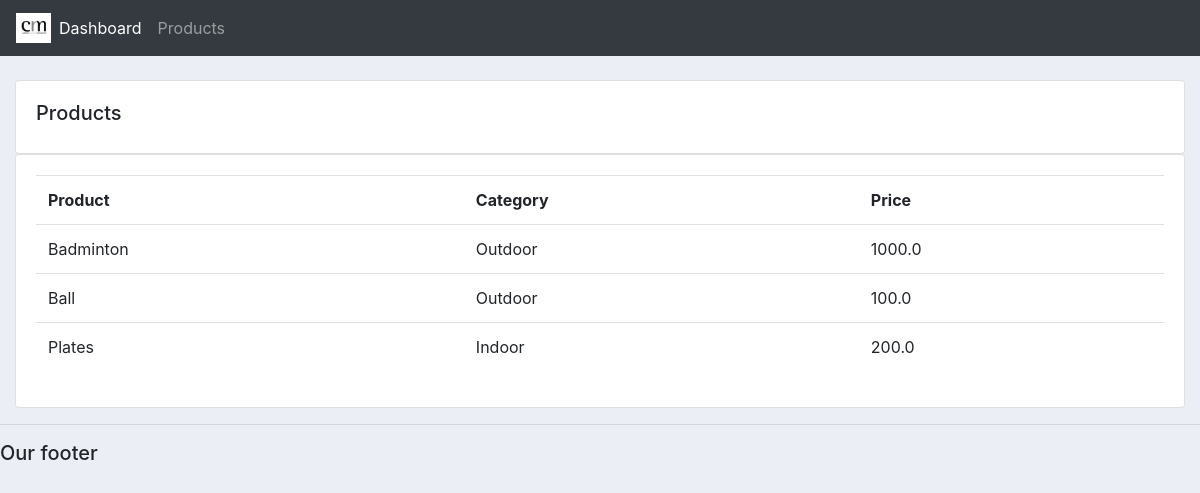
Screenshot of /products/ with the database file from the repository.
### accounts/models.py (models this page shows)
class Product(models.Model):
    CATEGORY = (
        ('Indoor', 'Indoor'),
        ('Outdoor', 'Outdoor'),
    )
    name = models.CharField(max_length=200, null=True)
    price = models.FloatField(null = True)
    category = models.CharField(max_length=200, null=True, choices = CATEGORY)
    description = models.CharField(max_length=200, null=True, blank = True)
    date_created = models.DateTimeField(auto_now_add=True, null = True)
    tags = models.ManyToManyField(Tag)
    def __str__(self):
        return self.name

### accounts/views.py (the view)
# urls.py: path('products/', views.products, name = 'products'),
def products(request):
    products = Product.objects.all()
    context = {
        'products' : products
    }
    return render(request, 'accounts/products.html', context)

### accounts/templates/accounts/products.html
{%  extends 'accounts/main.html' %}
{% block content %}
		<br>
		<div class="row">
			<div class="col-md">
				<div class="card card-body">
					<h5>Products</h5>
				</div>
				<div class="card card-body">
					<table class="table">
						<tr>
							<th>Product</th>
							<th>Category</th>
							<th>Price</th>
						</tr>
						{% for product in products %}
						<tr>
							<td>{{ product}}</td>
							<td>{{ product.category}}</td>
							<td>{{ product.price}}</td>
						</tr>
						{% endfor %}
					</table>
				</div>
			</div>
		</div>
{% endblock content %}

### static/css/main.css (style rules this page uses)
body { background-color: #ebeff5; }

### rows the page displays
Product: name "Badminton", category "Outdoor", price "1000.0"
Product: name "Ball", category "Outdoor", price "100.0"
Product: name "Plates", category "Indoor", price "200.0"
